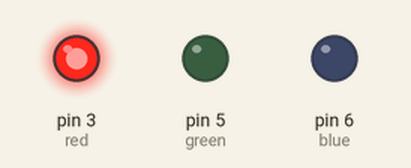
This sketch was run on a simulated Arduino Uno, built with avr-gcc and run on an emulated ATmega328P. Parts: output pins drawn as LEDs (lit = HIGH).

Above: at 0.5 s.
At 1.5 s:
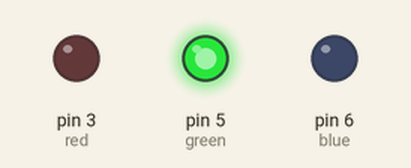
At 5.5 s:
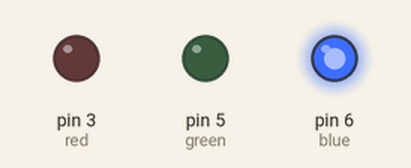
Timing chart, 0 to 6.9 s (numbered marks = the images above):
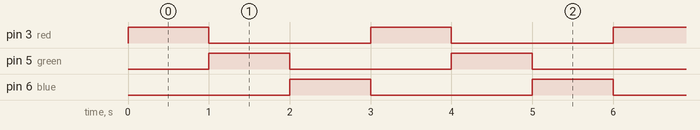

The sketch:

rgdled.ino
```cpp
int red=3;
int green=5;
int blue=6;

void setup() {
  // put your setup code here, to run once:
  pinMode(red, OUTPUT);
  pinMode(green, OUTPUT);
  pinMode(blue, OUTPUT);

}

void loop() {
  // put your main code here, to run repeatedly:
  //beyaz ışık elde etmek için
  /*
  analogWrite(red,255);
  analogWrite(green,255);
  analogWrite(blue,255);
  */

  analogWrite(red,255);
  analogWrite(blue,0);
  delay(1000);
  analogWrite(red,0);
  analogWrite(green,255);
  delay(1000);
  analogWrite(green,0);
  analogWrite(blue,255);
  delay(1000);
}
```

Measured:
- by itself, pin 3 (red), pin 5 (green), pin 6 (blue): alternates HIGH for 1.0 s and LOW for 2.0 s
- by itself, everything shown: repeats every 3.0 s, in 3 steps
